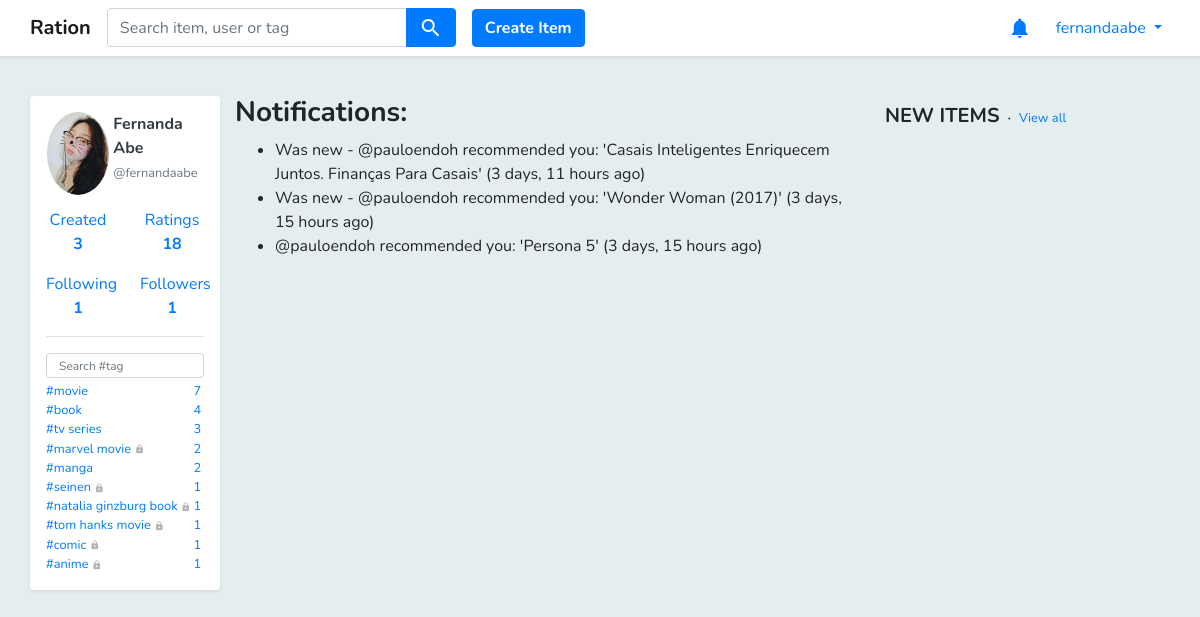
Before: /notifications/ (signed in) with the older database file.
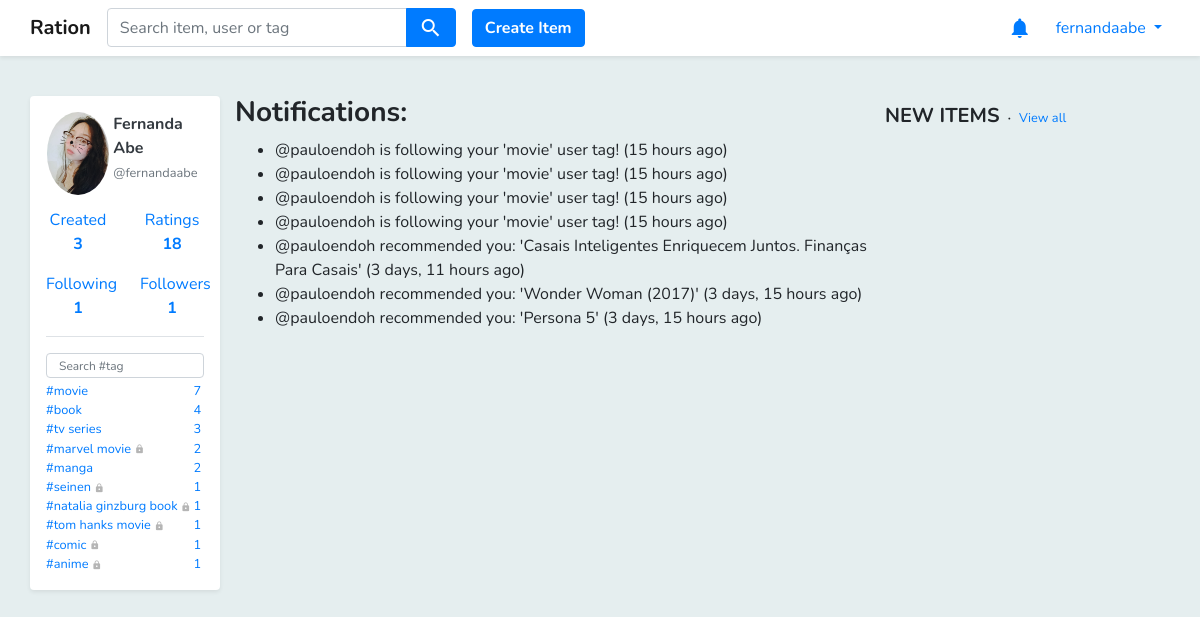
After: the same page with the newer database file.
### core/models.py (models this page shows, shortened)
class User_Tag(models.Model):
    user = models.ForeignKey(User, on_delete=models.CASCADE)
    tag = models.ForeignKey(Tag, on_delete=models.CASCADE)
    item_count = models.IntegerField()
    is_private = models.NullBooleanField()

class Tag(models.Model):
    name = models.TextField()
    is_official = models.BooleanField(default=0)

class Notification(models.Model):
    user = models.ForeignKey(User, related_name='notifications', on_delete=models.CASCADE)
    message = models.CharField(max_length=255)
    timestamp = models.DateTimeField(auto_now_add=True)
    is_new = models.BooleanField(default=True)
    was_new = models.BooleanField(default=False)

### core/views.py (the view)
# urls.py: path('notifications/', views.notifications, name='notifications'),
@login_required
def notifications(request):
    notifications = Notification.objects.filter(user=request.user).order_by('-timestamp')
    for notification in notifications:
        if notification.was_new:
            notification.was_new = False
            notification.save()
        if notification.is_new:
            notification.is_new = False
            notification.was_new = True
            notification.save()
    return render(request, 'notifications.html', {'notifications': notifications, })

### core/models.py (called while the page is built)
def get_user_tag_list(self):
    user_tag_list = User_Tag.objects.filter(user=self).order_by('-item_count')
    return user_tag_list

def get_followers(self):
    followers = []
    user_tags = User_Tag.objects.filter(user=self)
    for user_tag in user_tags:
        followings = Following.objects.filter(user_tag=user_tag)
        for following in followings:
            in_list = False
            for follower in followers:
                if follower.id == following.follower.id:
                    in_list = True
            if not in_list:
                followers.append(following.follower)
    return followers

def new_notifications_count(self):
    count = 0
    notifications = Notification.objects.filter(user=self)
    for notification in notifications:
        if notification.is_new:
            count += 1
    return count

### core/templatetags/utils.py (called while the page is built)
@register.simple_tag
def get_follower_count_by_user(user):
    followers = user.get_followers()
    return len(followers)

@register.simple_tag
def get_created_item_count_by_user(user):
    count = Item.objects.filter(creator=user).count()
    return count

### templates/notifications.html
{% extends 'base.html' %}
{% load humanize %}
{% block content %}
<div class="mt-3 pb-2 container">
    <div class="row">
        {% include 'includes/left_container.html' %}
        <div class="col-7">
            <h3 class="font-weight-bold">Notifications: </h3>
            <ul>
                {% for notification in notifications %}
                <li>{% if notification.is_new %}New - {% endif %}
                    {% if notification.was_new %}Was new - {% endif %}
                    {{ notification.message }} ({{ notification.timestamp|naturaltime }})</li>
                {% endfor %}
            </ul>
        </div>
        <div class="col-3 pl-0 pr-0">
            {% include 'includes/right_container.html' %}
        </div>
    </div>
</div>
{% endblock %}

### templates/includes/left_container.html (shortened to what the changed rows need)
{% load utils %}
<div class="col-2 pl-0 pr-0">
    {% if request.user.is_authenticated %}
    <div class="bg-white pl-3 pr-3 shadow-sm rounded">
        <div class="pt-3">
            {% if user.is_authenticated %}
            <ul class="no-bullets pl-0 pb-3">
                {% for user_tag in user.get_user_tag_list %}
                {% if user_tag.user == request.user %}
                <li>
                    <small>
                        <a href="{% url 'rating_list' user.username %}?tag={{ user_tag.tag.name }}">
                            <div class="row no-gutters">
                                <div class="col-11">
                                    #{{ user_tag.tag.name }}
                                    {% if user_tag.is_private %}
                                    <i class="material-icons align-middle" style="font-size: 10px; color: #b5b5b5; ">
                                    </i>
                                    {% endif %}
                                </div>
                                <div class="col-1 text-center">
                                    {{ user_tag.item_count }}
                                </div>
                            </div>
                        </a>
                    </small>
                </li>
                {% endif %}
                {% endfor %}
            </ul>
            {% endif %}
        </div>
    </div>
    {% endif %}
</div>

Changed rows visible on the page:
added Notification: message "@pauloendoh is following your 'movie' user tag!", timestamp "15 hours ago"
added Notification: message "@pauloendoh is following your 'movie' user tag!", timestamp "15 hours ago"
added Notification: message "@pauloendoh is following your 'movie' user tag!", timestamp "15 hours ago"
added Notification: message "@pauloendoh is following your 'movie' user tag!", timestamp "15 hours ago"
changed Notification "3 days, 11 hours ago": no longer shows "Was new -"
changed Notification "@pauloendoh recommended you: 'Wonder Woman (2017)'": no longer shows "Was new -"
